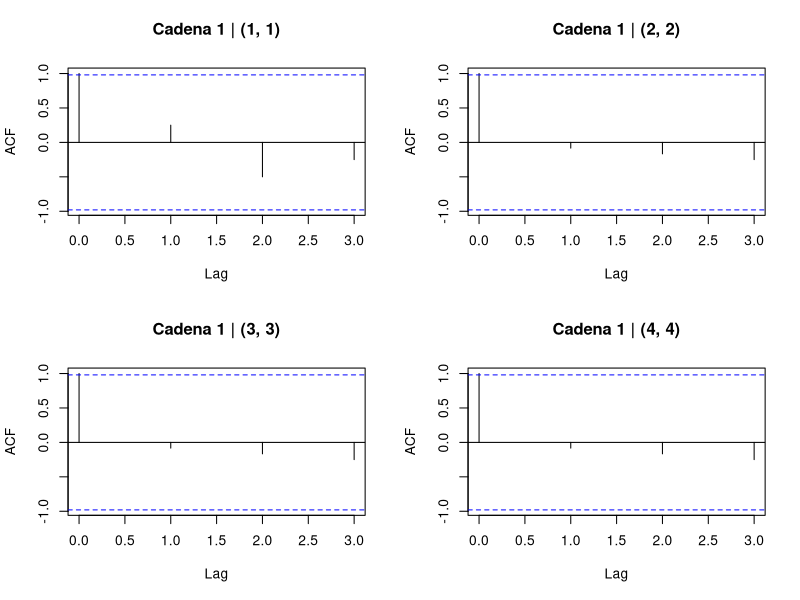
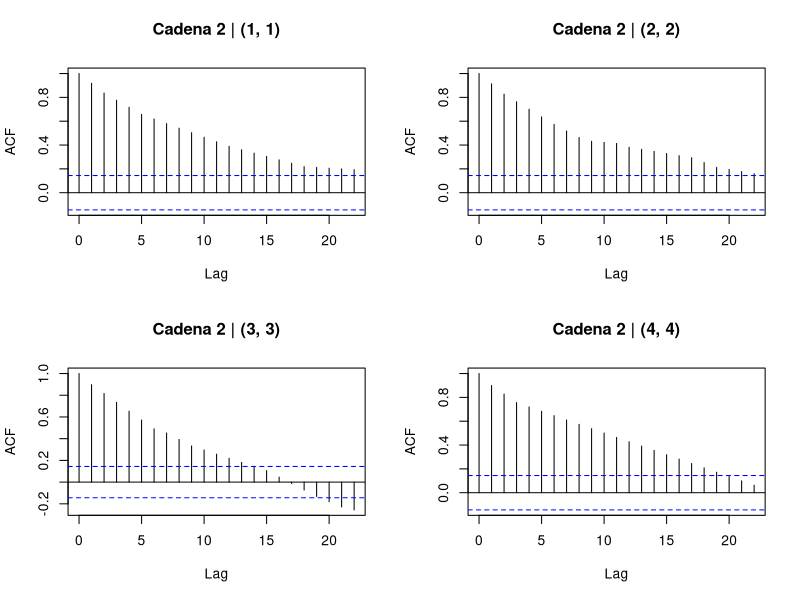
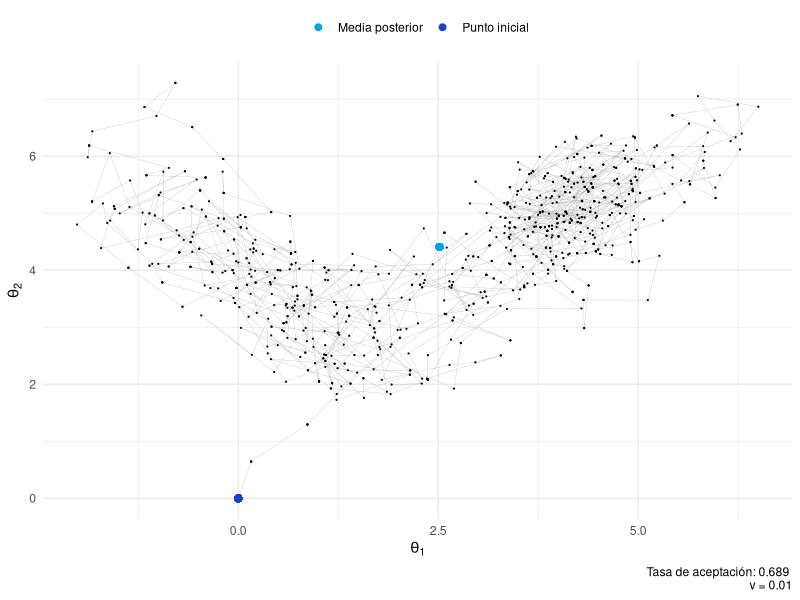
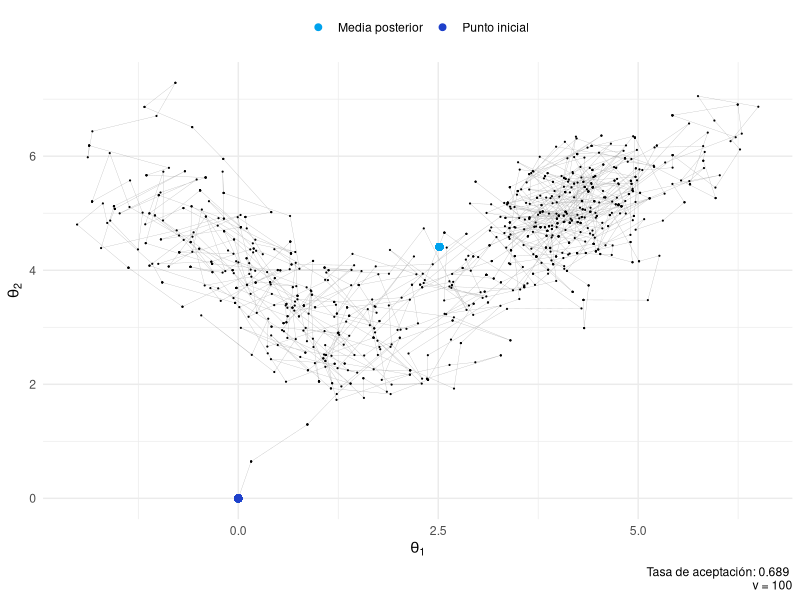
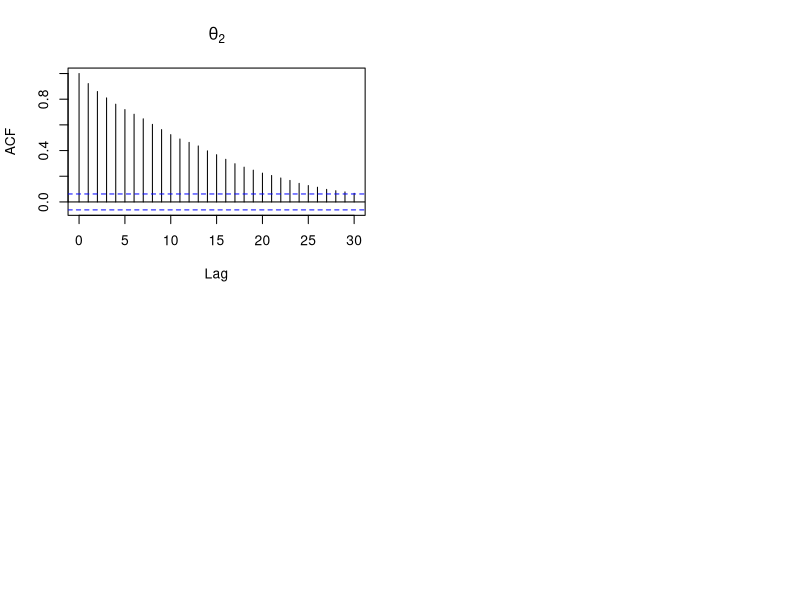
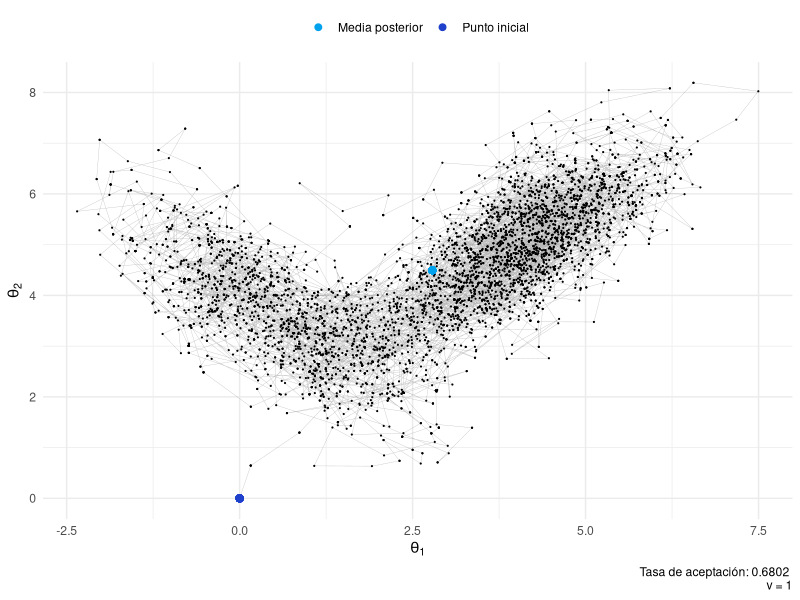
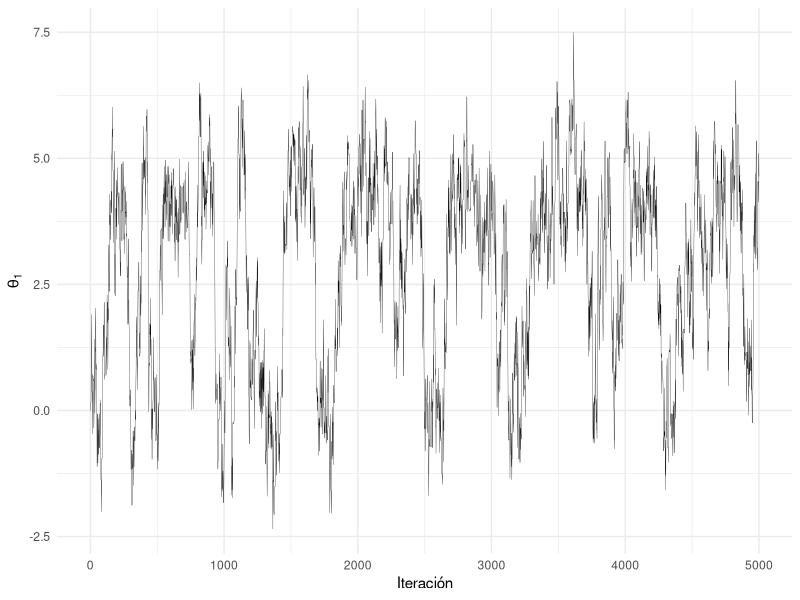
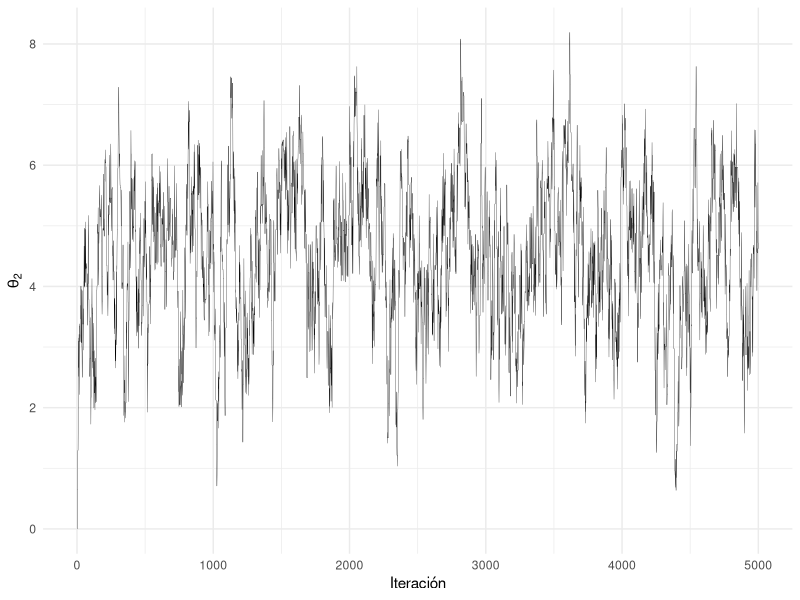

R code for these plots, in order:
## ---- chunk 1
library(rmarkdown)
library(tidyverse)
library(mvtnorm)
library(matrixStats)
options(digits = 4)

knitr::opts_chunk$set(
  cache = FALSE,
  dpi = 300,
  echo = TRUE,
  fig.align = "center",
  fig.width = 9,
  fig.height = 6
)

theme_set(theme_minimal())
## ---- chunk 2
init <- function(m, n) {
  X <- matrix(rbinom(m * n, 1, runif(1)), m, n)
  return(X)
}

N <- function(X) {
  count(c(X), value = 1)
}

D <- function(X) {
  n <- 0
  
  error <- function(x) {
    return(1)
  }
  
  for (i in 1:dim(X)[1]) {
    for (j in 1:dim(X)[2]) {
      up     <- tryCatch(X[i - 1, j], error = error)
      down   <- tryCatch(X[i + 1, j], error = error)
      left   <- tryCatch(X[i, j - 1], error = error)
      right  <- tryCatch(X[i, j + 1], error = error)
      centre <- X[i, j]
      
      ifelse((centre == 1) & (up == 0), n <- n + 1, n)
      ifelse((centre == 1) & (down == 0), n <- n + 1, n)
      ifelse((centre == 1) & (left == 0), n <- n + 1, n)
      ifelse((centre == 1) & (right == 0), n <- n + 1, n)
    }
  }
  
  return(n)
}

dist <- function(X, p, lambda) {
  m <- dim(X)[1]
  n <- dim(X)[2]
  
  (p ^ N(X)) * ((1 - p) ^ ((m * n) - N(X))) * exp(-lambda * D(X))
}

q.1 <- function(X) {
  m <- dim(X)[1]
  n <- dim(X)[2]
  Y <- matrix(rbinom(m * n, 1, p), m, n)
  return(Y)
}

q.2 <- function(X) {
  m <- dim(X)[1]
  n <- dim(X)[2]
  a <- sample(m, 1)
  b <- sample(n, 1)
  x <- rbinom(1, 1, 0.5)
  X[a, b] <- x
  return(X)
}
## ---- chunk 3
simulation <- function(iterations, X, p, lambda, q) {
  m <- dim(X)[1]
  n <- dim(X)[2]
  chain <- matrix(NA, length(c(X)), iterations)
  chain[, 1] <- c(X)
  
  for (t in 2:(iterations)) {
    x <- chain[, t - 1]
    sample.x <- matrix(x, m, n)
    y <- c(do.call(q, list(sample.x)))
    sample.y <- matrix(y, m, n)
    
    U <- runif(1)
    MHR <- dist(sample.y, p, lambda) / dist(sample.x, p, lambda)
    alpha <- min(1, MHR)
    
    if (U <= alpha) {
      chain[, t] <- y
    }
    else {
      chain[, t] <- x
    }
    
    diag.count <- count(diag(matrix(chain[, t], m, n)), value = 1)
    identity <- count(diag(diag(nrow = m, ncol = n)), value = 1)
    
    if (diag.count == identity) {
      break
    }
  }
  
  keep.cols <- which(apply(!is.na(chain), 2, all))
  chain <- chain[, keep.cols]
  no.iter <- ncol(chain) # periodo de calentamiento
  final.matrix <- matrix(chain[, no.iter], m, n)
  return(list(chain, final.matrix, no.iter))
}
## ---- chunk 4
k <- 100
m <- n <- 4
p <- c(0.5, 0.8)
lambda <- c(0, 1, 3)

set.seed(181121)
X <- init(m, n)

# Usando q1
for (i in p) {
  for (j in lambda) {
    prob <- mean(replicate(k, 1 - simulation(k, X, i, j, q.1)[[3]] / k))
    cat("(p =", i, ", lambda =", j, "\b)", "probability:", prob, "\n")
  }
}

# Usando q2
for (i in p) {
  for (j in lambda) {
    prob <- mean(replicate(k, 1 - simulation(k, X, i, j, q.2)[[3]] / k))
    cat("(p =", i, ", lambda =", j, "\b)", "probability:", prob, "\n")
  }
}
## ---- chunk 5
set.seed(181121)
chain.1 <- simulation(1000, X, 0.5, 0, q.1)
set.seed(181121)
chain.2 <- simulation(1000, X, 0.5, 0, q.2)
## ---- chunk 6
par(mfrow = c(2, 2))
acf(chain.1[[1]][1, ], main = "Cadena 1 | (1, 1)")
acf(chain.1[[1]][6, ], main = "Cadena 1 | (2, 2)")
acf(chain.1[[1]][11, ], main = "Cadena 1 | (3, 3)")
acf(chain.1[[1]][16, ], main = "Cadena 1 | (4, 4)")
acf(chain.2[[1]][1, ], main = "Cadena 2 | (1, 1)")
acf(chain.2[[1]][6, ], main = "Cadena 2 | (2, 2)")
acf(chain.2[[1]][11, ], main = "Cadena 2 | (3, 3)")
acf(chain.2[[1]][16, ], main = "Cadena 2 | (4, 4)")
## ---- chunk 7
X
## ---- chunk 8
chain.1[[2]]
## ---- chunk 9
chain.2[[2]]
## ---- chunk 10
mu.1 <- c(4, 5)
mu.2 <- c(0.7, 3.5)
sigma.1 <- matrix(c(1, 0.7, 0.7, 1), 2, 2)
sigma.2 <- matrix(c(1, -0.7, -0.7, 1), 2, 2)
I.2 <- diag(2)

mix.norm <- function(x) {
  0.7 * dmvnorm(x, mean = mu.1, sigma = sigma.1) +
    0.3 * dmvnorm(x, mean = mu.2, sigma = sigma.2)
}

q <- function(a, b, c) {
  dmvnorm(a, mean = b, sigma = (c * I.2))
}

# Simulación
simulation <- function(n, init, v) {
  X <- matrix(c(NA, NA), 2, n)
  X[, 1] <- init
  count <- 0
  
  for (t in 1:(n - 1)) {
    x <- X[, t]
    y <- x + (2 * runif(2) - 1)
    U <- runif(1)
    MHR <- (mix.norm(y) * q(x, y, v)) /
      (mix.norm(x) * q(y, x, v))
    alpha <- min(1, MHR)
    
    if (U <= alpha) {
      X[, t + 1] <- y
    }
    else {
      X[, t + 1] <- x
    }
    
    ifelse(alpha != 1,
           count <- count + 1,
           count <- count)
  }
  
  prob <- count / n
  X <- data.frame(x = X[1, ], y = X[2, ], n = 1:n, prob = prob, v = v)
  
  return(X)
}

# Visualización
visualize <- function(X) {
  colours <-
    c("Punto inicial" = "#1e40ca",
      "Media posterior" = "#00a2ed")
  
  p.1 <- ggplot(X) +
    geom_path(aes(x = x, y = y), size = 0.1, alpha = 0.3) +
    geom_point(aes(x = x, y = y), size = 0.1) +
    geom_point(aes(x = x[1],
                   y = y[1],
                   colour = "Punto inicial"), size = 2) +
    geom_point(aes(
      x = mean(x),
      y = mean(y),
      colour = "Media posterior"
    ), size = 2) +
    labs(
      title = NULL,
      x = expression(theta[1]),
      y = expression(theta[2]),
      caption = paste("Tasa de aceptación:", X$prob[1],
                      "\nv =", X$v[1])
    ) +
    scale_colour_manual(name = NULL, values = colours) +
    theme(legend.position = "top")
  
  p.2 <- ggplot(X) +
    geom_line(aes(x = n, y = x),
              size = 0.1) +
    labs(title = NULL,
         x = "Iteración",
         y = expression(theta[1]))
  
  p.3 <- ggplot(X) +
    geom_line(aes(x = n, y = y),
              size = 0.1) +
    labs(title = NULL,
         x = "Iteración",
         y = expression(theta[2]))
  
  p.4 <- ggplot(X, aes(x = x, y = ..density..)) +
    geom_histogram(binwidth = 0.5,
                   fill = "#1e40ca",
                   alpha = 0.6) +
    geom_density() +
    labs(title = NULL,
         x = expression(theta[1]))
  
  p.5 <- ggplot(X, aes(x = y, y = ..density..)) +
    geom_histogram(binwidth = 0.5,
                   fill = "#1e40ca",
                   alpha = 0.6) +
    geom_density() +
    labs(title = NULL,
         x = expression(theta[2]))
  
  plots <- list(p.1, p.2, p.3, p.4, p.5)
  return(plots)
}
## ---- chunk 11
set.seed(181121)
visualize(simulation(1000, c(0, 0), 0.01))[[1]]
set.seed(181121)
visualize(simulation(1000, c(0, 0), 100))[[1]]
## ---- chunk 12
set.seed(181121)
Y <- simulation(1000, c(0, 0), 1)
acf(Y$y, main = expression(theta[2]))
## ---- chunk 13
set.seed(181121)
Y <- simulation(5000, c(0, 0), 1)
visualize(Y)[[1]]
visualize(Y)[[2]]
visualize(Y)[[3]]
visualize(Y)[[4]]
visualize(Y)[[5]]
## ---- chunk 14
a <- 0
b <- pi / 3
n <- 100000

set.seed(181121)
sim.u     <- runif(n, a, b)
sim.raw   <- sin(sim.u)
theta.raw <- cumsum(sim.raw) / (1:n)
theta.raw <- (b - a) * theta.raw
theta.1   <- tail(theta.raw, 1)
var.1     <- var(sim.raw)
## ---- chunk 15
sim.v     <- a + (b - sim.u)
sim.ant   <- (sin(sim.u) + sin(sim.v)) / 2
theta.ant <- cumsum(sim.ant) / (1:n)
theta.ant <- (b - a) * theta.ant
theta.2   <- tail(theta.ant, 1)
var.2     <- var(sim.ant)
## ---- chunk 16
k <- 1000

# Piloto
set.seed(181121)
u <- runif(k, a, b)
x <- pi / 2 - u
y <- cos(x)
alpha <- -lm(y ~ x)$coeff[2]

# Simulación
set.seed(181121)
u <- runif(n, a, b)
x <- pi / 2 - u
y <- cos(x)

sim.cv   <- y + alpha * (x - mean(x))
theta.cv <- cumsum(sim.cv) / (1:n)
theta.cv <- (b - a) * theta.cv
theta.3  <- tail(theta.cv, 1)
var.3    <- var(sim.cv)
## ---- chunk 17
df <- data.frame(n = 1:n,
                 raw = theta.raw,
                 ant = theta.ant,
                 cv = theta.cv)

colours <- c(
  "Monte Carlo crudo" = "#1e40ca",
  "Variables antitéticas" = "#00a2ed",
  "Variables de control" = "#051c2c"
)

ggplot(df) +
  geom_line(aes(x = n, y = raw, colour = "Monte Carlo crudo")) +
  geom_line(aes(x = n, y = ant, colour = "Variables antitéticas")) +
  geom_line(aes(x = n, y = cv, colour = "Variables de control")) +
  ylim(0.475, 0.525) +
  scale_colour_manual(name = NULL, values = colours) +
  labs(title = NULL,
       x = "n",
       y = expression(theta)) +
  theme(legend.position = "bottom")
## ---- chunk 18
obs <- c(4.59, 4.153, 2.46, 2.732, 2.973)
## ---- chunk 19
mean <- 3
sd <- 1

prob <- 0

for (i in 0:2) {
  p <- choose(5, i) *
    (pnorm(3, mean, sd)) ^ (i) *
    (1 - pnorm(3, mean, sd)) ^ (5 - i)
  
  prob <- prob + p
}

prob
